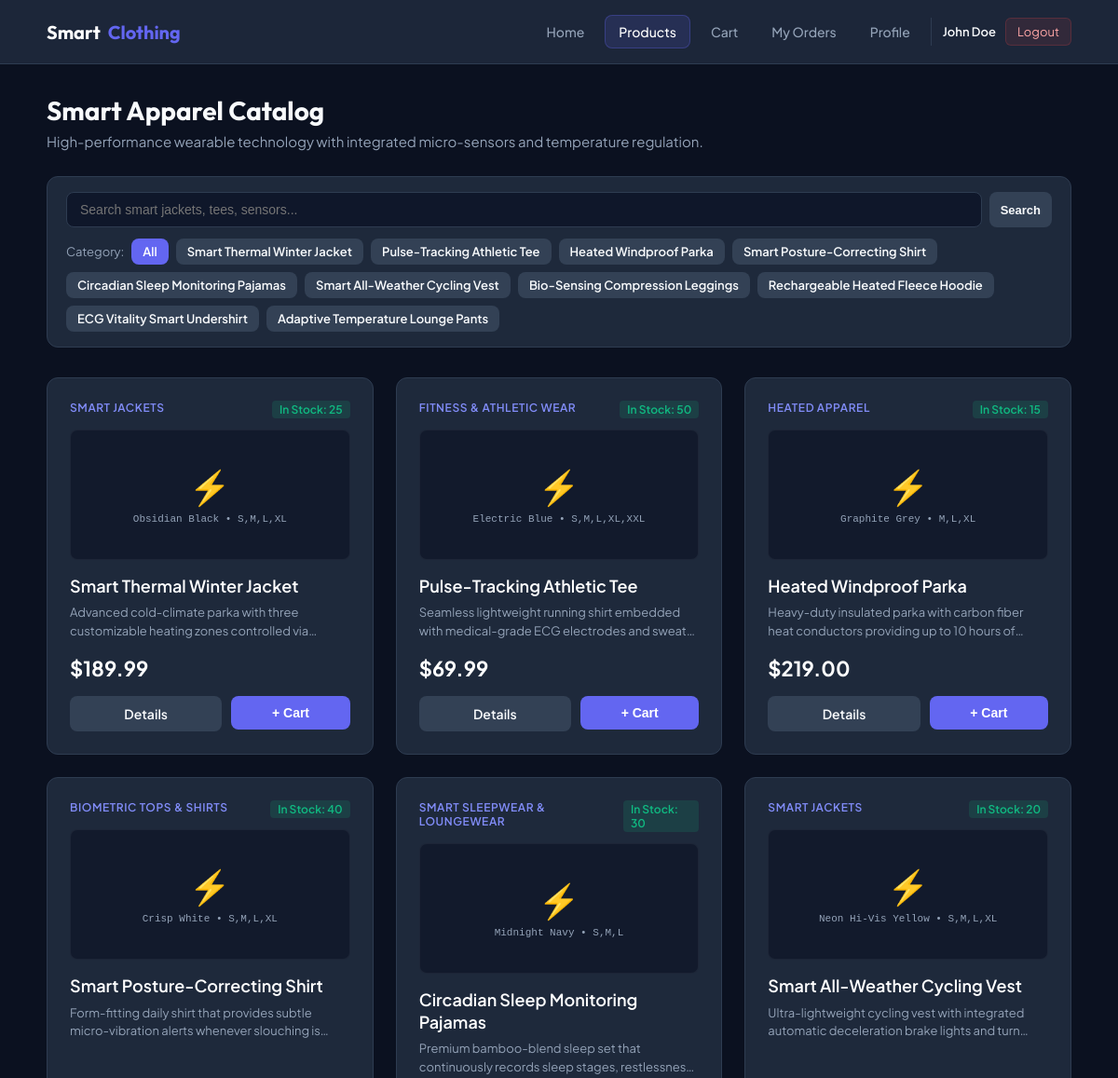
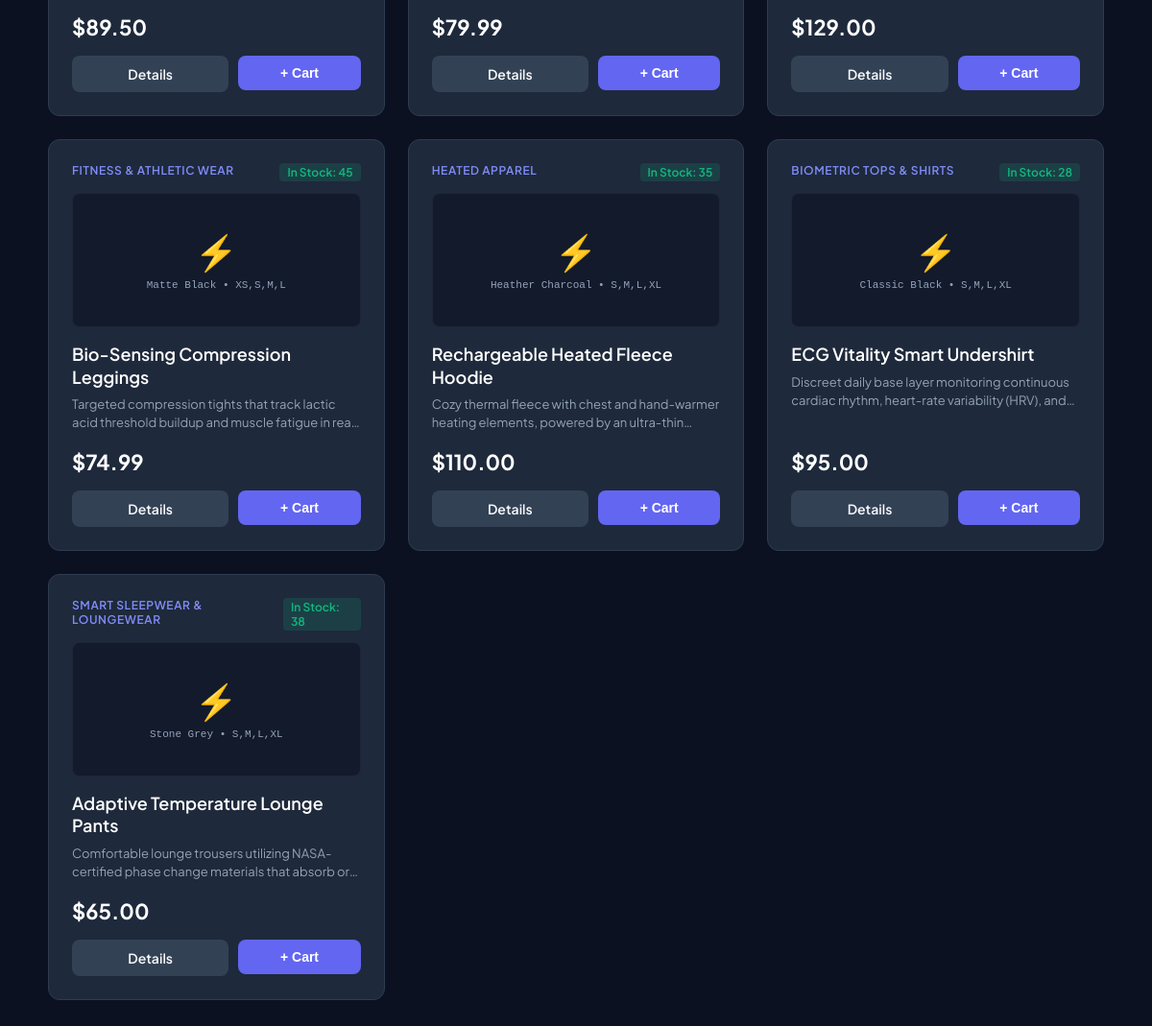
Page /customer/products.php (signed in) on the committed database (2 pictures, top to bottom).
### tables this page shows
CREATE TABLE `products` (
  `id` INT UNSIGNED AUTO_INCREMENT PRIMARY KEY,
  `category_id` INT UNSIGNED NOT NULL,
  `name` VARCHAR(150) NOT NULL,
  `slug` VARCHAR(150) NOT NULL UNIQUE,
  `description` TEXT DEFAULT NULL,
  `price` DECIMAL(10,2) NOT NULL,
  `stock_quantity` INT NOT NULL DEFAULT 0,
  `sizes` VARCHAR(100) DEFAULT 'S,M,L,XL',
  `color` VARCHAR(50) DEFAULT 'Standard',
  `smart_features` TEXT DEFAULT NULL,
  `image_url` VARCHAR(255) DEFAULT 'assets/images/products/default.jpg',
  `is_active` TINYINT(1) DEFAULT 1,
  `created_at` TIMESTAMP DEFAULT CURRENT_TIMESTAMP,
  `updated_at` TIMESTAMP DEFAULT CURRENT_TIMESTAMP ON UPDATE CURRENT_TIMESTAMP,
  CONSTRAINT `fk_products_category`
    FOREIGN KEY (`category_id`) REFERENCES `categories` (`id`)
    ON DELETE CASCADE ON UPDATE CASCADE
);

CREATE TABLE `categories` (
  `id` INT UNSIGNED AUTO_INCREMENT PRIMARY KEY,
  `name` VARCHAR(100) NOT NULL UNIQUE,
  `slug` VARCHAR(100) NOT NULL UNIQUE,
  `description` TEXT DEFAULT NULL,
  `created_at` TIMESTAMP DEFAULT CURRENT_TIMESTAMP
);

### app/Controllers/Customer/ProductController.php (called while the page is built, shortened)
<?php
class ProductController extends Controller
{
    public function products(): void
    {
        $productModel = new Product();
        $selectedCategory = isset($_GET['category']) ? (int)$_GET['category'] : 0;
        $searchQuery = trim($_GET['search'] ?? '');
        $categories = $productModel->getFiltered(0, '');
        $products = $productModel->getFiltered($selectedCategory, $searchQuery);
        include APP_ROOT . '/app/Views/customer/products.php';
        exit;
    }
}

### customer/products.php (called while the page is built, shortened)
<?php
require_once __DIR__ . '/../public/bootstrap.php';
$controller = new ProductController();
$controller->products();

### app/Core/helpers.php (called while the page is built, shortened)
<?php
function base_url(string $path = ''): string
{
    $scriptName = str_replace('\\', '/', $_SERVER['SCRIPT_NAME'] ?? '');
    $base = '/';
    return $base . ltrim($path, '/');
}
function e($data): string
{
    return htmlspecialchars((string)($data ?? ''), ENT_QUOTES, 'UTF-8');
}

### public/bootstrap.php (called while the page is built, shortened)
<?php
spl_autoload_register(function ($class) {
    $prefix = 'App\\';
    $relativeClass = substr($class, strlen($prefix));
    $file = APP_ROOT . '/app/' . str_replace('\\', '/', $relativeClass) . '.php';
});
require_once APP_ROOT . '/app/Core/Database.php';
require_once APP_ROOT . '/app/Core/helpers.php';

### app/Core/Database.php (called while the page is built, shortened)
<?php
class Database
{
    private static ?\PDO $instance = null;
    private string $host;
    private string $user;
    private string $pass;
    private string $dbname;
    private string $charset;
    public function __construct(string $host = 'localhost', string $user = 'root', string $pass = '', string $dbname = 'smart_clothing', string $charset = 'utf8mb4')
    {
        $this->host = $host;
        $this->user = $user;
        $this->pass = $pass;
        $this->dbname = $dbname;
        $this->charset = $charset;
    }
    public static function getInstance(?string $host = null, ?string $user = null, ?string $pass = null, ?string $dbname = null, ?string $charset = null): \PDO
    {
        if (self::$instance === null) {
            self::$instance = (new self($host ?? 'localhost', $user ?? 'root', $pass ?? '', $dbname ?? 'smart_clothing', $charset ?? 'utf8mb4'))->connect();
        }
        return self::$instance;
    }
    public function connect(): \PDO
    {
        $dsn = "mysql:host={$this->host};dbname={$this->dbname};charset={$this->charset}";
        $options = [
            \PDO::ATTR_ERRMODE => \PDO::ERRMODE_EXCEPTION,
            \PDO::ATTR_DEFAULT_FETCH_MODE => \PDO::FETCH_ASSOC,
            \PDO::ATTR_EMULATE_PREPARES => false,
        ];
        try {
            self::$instance = new \PDO($dsn, $this->user, $this->pass, $options);
        } catch (\PDOException $e) {
            die("Database Connection Failed: " . htmlspecialchars($e->getMessage()));
        }
        return self::$instance;
    }
}

### app/Models/Product.php (called while the page is built, shortened)
<?php
class Product
{
    protected \PDO $pdo;
    public function __construct()
    {
        $this->pdo = Database::getInstance();
    }
    public function getFiltered(int $categoryId = 0, string $search = ''): array
    {
        $sql = "SELECT p.id, p.category_id, p.name, p.slug, p.description, p.price, p.stock_quantity,
                       p.sizes, p.color, p.smart_features, p.image_url, c.name AS category_name
                FROM products p
                JOIN categories c ON p.category_id = c.id
                WHERE p.is_active = 1";
        $params = [];
        $sql .= " ORDER BY p.id ASC";
        $stmt = $this->pdo->prepare($sql);
        $stmt->execute($params);
        return $stmt->fetchAll();
    }
}

### app/Views/customer/products.php (the view, shortened to what this page needs)
<?php include APP_ROOT . "/app/Views/customer/customer_header.php"; ?>
<div style="margin-bottom: 28px;">
    <h1 style="font-family: 'Outfit', sans-serif; font-size: 28px; font-weight: 700; margin-bottom: 6px;">
        Smart Apparel Catalog
    </h1>
    <p style="color: var(--text-secondary); font-size: 15px;">
        High-performance wearable technology with integrated micro-sensors and temperature regulation.
    </p>
</div>
<div class="card" style="padding: 16px 20px; margin-bottom: 32px;">
    <form method="GET" action="products.php" style="display: flex; flex-wrap: wrap; gap: 12px; align-items: center; justify-content: space-between;">
        <div style="display: flex; gap: 8px; flex: 1; min-width: 260px;">
            <input
                type="text"
                name="search"
                value="<?= e($searchQuery) ?>"
                placeholder="Search smart jackets, tees, sensors..."
                style="flex: 1; padding: 10px 14px; background: #0f172a; border: 1px solid var(--border-color); border-radius: 8px; color: #fff; font-size: 14px;"
            >
            <button type="submit" class="btn btn-secondary btn-sm">Search</button>
        </div>
        <div style="display: flex; gap: 8px; flex-wrap: wrap; align-items: center;">
            <span style="font-size: 13px; color: var(--text-secondary);">Category:</span>
            <a href="products.php<?= !empty($searchQuery) ? '?search=' . urlencode($searchQuery) : '' ?>"
               class="btn btn-sm <?= $selectedCategory === 0 ? 'btn-primary' : 'btn-secondary' ?>">
               All
            </a>
            <?php foreach ($categories as $cat): ?>
                <a href="products.php?category=<?= $cat['id'] ?><?= !empty($searchQuery) ? '&search=' . urlencode($searchQuery) : '' ?>"
                   class="btn btn-sm <?= $selectedCategory === (int)$cat['id'] ? 'btn-primary' : 'btn-secondary' ?>">
                   <?= e($cat['name']) ?>
                </a>
            <?php endforeach; ?>
        </div>
    </form>
</div>
<?php if (empty($products)): ?>
    <div class="card" style="text-align: center; padding: 48px 20px;">
        <div style="font-size: 40px; margin-bottom: 12px;">🔍</div>
        <h3 style="font-size: 18px; margin-bottom: 8px;">No products found</h3>
        <p style="color: var(--text-secondary); font-size: 14px; margin-bottom: 20px;">
            No items matched your current filter criteria.
        </p>
        <a href="products.php" class="btn btn-primary">Reset Filters</a>
    </div>
<?php else: ?>
    <div style="display: grid; grid-template-columns: repeat(auto-fill, minmax(280px, 1fr)); gap: 24px;">
        <?php foreach ($products as $item): ?>
            <div class="card" style="display: flex; flex-direction: column; justify-content: space-between; position: relative; overflow: hidden;">
                <div>
                    <div style="display: flex; justify-content: space-between; align-items: flex-start; margin-bottom: 12px;">
                        <span style="font-size: 12px; color: #818cf8; text-transform: uppercase; letter-spacing: 0.05em; font-weight: 600;">
                            <?= e($item['category_name']) ?>
                        </span>
                        <span style="font-size: 12px; padding: 2px 8px; border-radius: 4px; font-weight: 600; <?= $item['stock_quantity'] > 0 ? 'background: rgba(16, 185, 129, 0.15); color: var(--success);' : 'background: rgba(239, 68, 68, 0.15); color: var(--danger);' ?>">
                            <?= $item['stock_quantity'] > 0 ? 'In Stock: ' . $item['stock_quantity'] : 'Out of Stock' ?>
                        </span>
                    </div>
                    <div style="height: 140px; background: rgba(15, 23, 42, 0.8); border: 1px solid rgba(255,255,255,0.05); border-radius: 8px; margin-bottom: 16px; display: flex; flex-direction: column; align-items: center; justify-content: center; text-align: center; padding: 12px;">
                        <span style="font-size: 36px; margin-bottom: 6px;">⚡</span>
                        <span style="font-size: 11px; color: var(--text-secondary); font-family: Consolas, monospace;">
                            <?= e($item['color']) ?> &bull; <?= e($item['sizes']) ?>
                        </span>
                    </div>
                    <h3 style="font-size: 18px; font-weight: 600; margin-bottom: 8px; line-height: 1.3;">
                        <a href="<?= base_url('customer/product_details.php?id=' . $item['id']) ?>" style="color: #ffffff; text-decoration: none;">
                            <?= e($item['name']) ?>
                        </a>
                    </h3>
                    <p style="color: var(--text-secondary); font-size: 13px; line-height: 1.5; margin-bottom: 16px; display: -webkit-box; -webkit-line-clamp: 2; -webkit-box-orient: vertical; overflow: hidden;">
                        <?= e($item['description']) ?>
                    </p>
                </div>
                <div>
                    <div style="display: flex; align-items: baseline; gap: 8px; margin-bottom: 16px;">
                        <span style="font-size: 22px; font-weight: 700; color: #ffffff;">
                            $<?= number_format($item['price'], 2) ?>
                        </span>
                    </div>
                    <div style="display: flex; gap: 10px;">
                        <a href="<?= base_url('customer/product_details.php?id=' . $item['id']) ?>" class="btn btn-secondary" style="flex: 1; text-align: center;">
                            Details
                        </a>
                        <?php if ($item['stock_quantity'] > 0): ?>
                            <form method="POST" action="<?= base_url('customer/add_to_cart.php') ?>" style="flex: 1;">
                                <button type="submit" class="btn btn-primary" style="width: 100%;">
                                    + Cart
                                </button>
                            </form>
                        <?php else: ?>
                            <button class="btn btn-disabled" disabled style="flex: 1;">
                                Sold Out
                            </button>
                        <?php endif; ?>
                    </div>
                </div>
            </div>
        <?php endforeach; ?>
    </div>
<?php endif; ?>
<?php include APP_ROOT . "/app/Views/customer/customer_footer.php"; ?>

### app/Views/customer/customer_header.php (style rules this page uses)
:root { --bg-color: #0b1120; --surface-color: #1e293b; --surface-light: #334155; --border-color: #2e3c51; --text-primary: #f8fafc; --text-secondary: #94a3b8; --accent: #6366f1; --accent-hover: #4f46e5; --accent-light: rgba(99, 102, 241, 0.15); --success: #10b981; --success-bg: rgba(16, 185, 129, 0.12); --danger: #ef4444; --danger-bg: rgba(239, 68, 68, 0.12); --warning: #f59e0b; }
* { box-sizing: border-box; margin: 0; padding: 0; }
body { font-family: 'Plus Jakarta Sans', -apple-system, sans-serif; background-color: var(--bg-color); color: var(--text-primary); min-height: 100vh; display: flex; flex-direction: column; }
.btn { display: inline-flex; align-items: center; justify-content: center; gap: 8px; padding: 10px 18px; border-radius: 8px; font-size: 14px; font-weight: 600; text-decoration: none; cursor: pointer; border: none; transition: all 0.15s ease; }
.btn-primary { background-color: var(--accent); color: #ffffff; }
.btn-secondary { background-color: var(--surface-light); color: var(--text-primary); }
.btn-sm { padding: 6px 12px; font-size: 13px; }
.card { background-color: var(--surface-color); border: 1px solid var(--border-color); border-radius: 12px; padding: 24px; }

### rows in the picture
products: name "Smart Thermal Winter Jacket", category.name "SMART JACKETS", stock_quantity "25", color "Obsidian Black", sizes "S,M,L,XL", description "Advanced cold-climate parka with three customizable heating zones controlled…", price "189.99"
products: name "Pulse-Tracking Athletic Tee", category.name "FITNESS & ATHLETIC WEAR", stock_quantity "50", color "Electric Blue", sizes "S,M,L,XL,XXL", description "Seamless lightweight running shirt embedded with medical-grade ECG electrodes…", price "69.99"
products: name "Heated Windproof Parka", category.name "HEATED APPAREL", stock_quantity "15", color "Graphite Grey", sizes "M,L,XL", description "Heavy-duty insulated parka with carbon fiber heat conductors providing up to 10 hours…", price "219.00"
products: name "Smart Posture-Correcting Shirt", category.name "BIOMETRIC TOPS & SHIRTS", stock_quantity "40", color "Crisp White", sizes "S,M,L,XL", description "Form-fitting daily shirt that provides subtle micro-vibration alerts whenever slouching…", price "89.50"
products: name "Circadian Sleep Monitoring Pajamas", category.name "SMART SLEEPWEAR & LOUNGEWEAR", stock_quantity "30", color "Midnight Navy", sizes "S,M,L", description "Premium bamboo-blend sleep set that continuously records sleep stages,…", price "79.99"
products: name "Smart All-Weather Cycling Vest", category.name "SMART JACKETS", stock_quantity "20", color "Neon Hi-Vis Yellow", sizes "S,M,L,XL", description "Ultra-lightweight cycling vest with integrated automatic deceleration brake lights and…", price "129.00"
products: name "Bio-Sensing Compression Leggings", category.name "FITNESS & ATHLETIC WEAR", stock_quantity "45", color "Matte Black", sizes "XS,S,M,L", description "Targeted compression tights that track lactic acid threshold buildup and muscle fatigue in…", price "74.99"
products: name "Rechargeable Heated Fleece Hoodie", category.name "HEATED APPAREL", stock_quantity "35", color "Heather Charcoal", sizes "S,M,L,XL", description "Cozy thermal fleece with chest and hand-warmer heating elements, powered by an…", price "110.00"
products: name "ECG Vitality Smart Undershirt", category.name "BIOMETRIC TOPS & SHIRTS", stock_quantity "28", color "Classic Black", sizes "S,M,L,XL", description "Discreet daily base layer monitoring continuous cardiac rhythm, heart-rate variability (HRV),…", price "95.00"
products: name "Adaptive Temperature Lounge Pants", category.name "SMART SLEEPWEAR & LOUNGEWEAR", stock_quantity "38", color "Stone Grey", sizes "S,M,L,XL", description "Comfortable lounge trousers utilizing NASA-certified phase change materials that absorb…", price "65.00"

### other values in the picture
$currentUser['name'] "John Doe"
